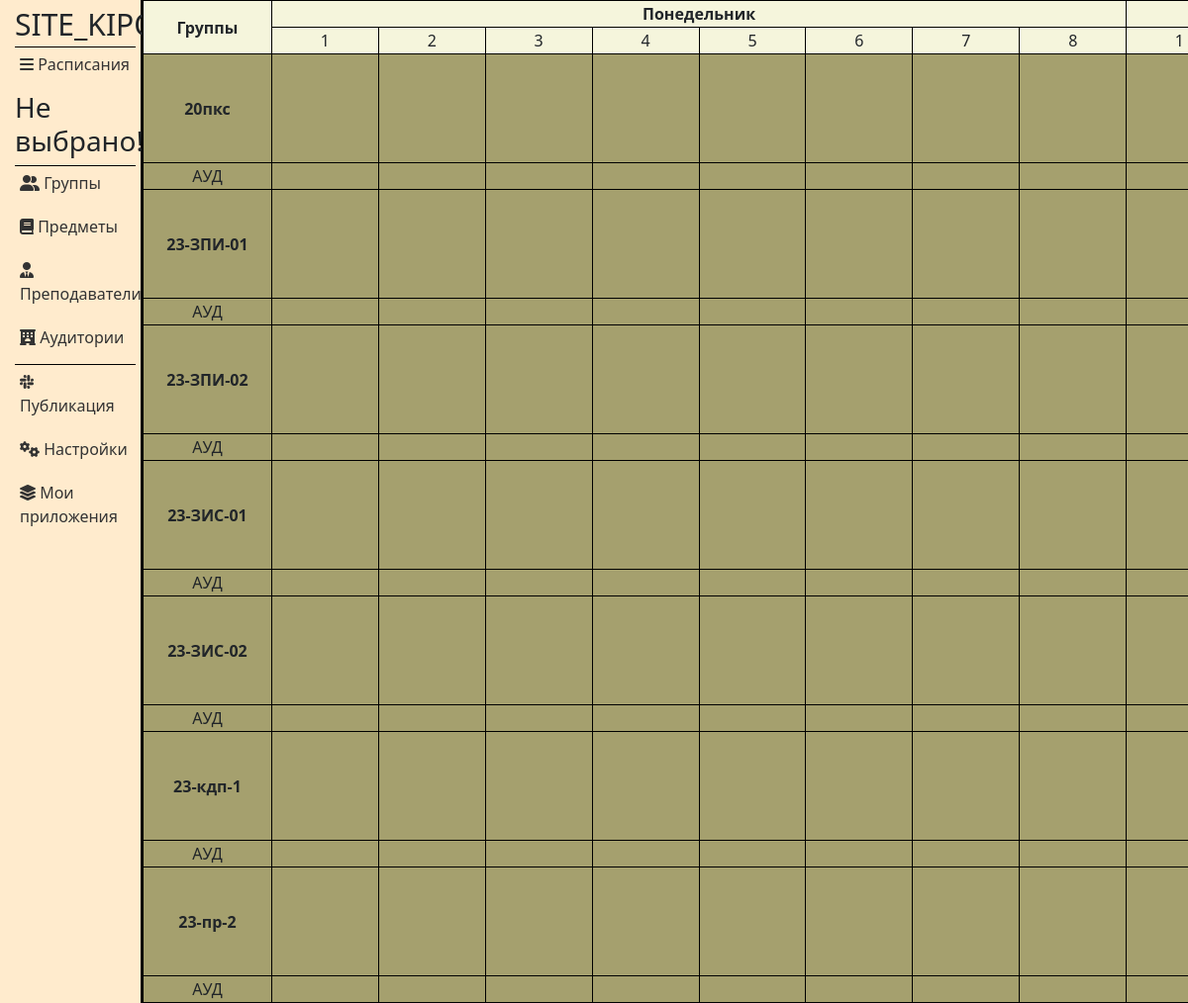
The page /applications/73/print/schedule/ on the database its author committed.
### applications/models.py (models this page shows, shortened)
class Groups(models.Model):
    title = models.CharField('Название', max_length=50)
    abbreviation = models.CharField('Сокращение', max_length=50)
    students_count = models.CharField('Количество учащихся', max_length=50)
    cabinets = models.CharField('Аудитории', max_length=50)
    color = models.CharField('Цвет', max_length=50)
    application_id = models.ForeignKey(Applications, on_delete=models.CASCADE, related_name='Groups')
    class Meta:
        verbose_name = 'Группа'
        verbose_name_plural = 'Группы'

### applications/views.py (the view)
def printSchedule(request, app_id):
    week_title = find_week_title(request)
    groups_from_db = Groups.objects.all()
    groups_data = {}
    for group in groups_from_db:
        group_schedule = [
            ' ' for _ in range(48)  # Создаем список из 48 пробелов логика заполнения
        ]
        groups_data[f'{group.title}'] = group_schedule
    les_range = range(1, 7)  # Создание диапазона от 1 до 6
    day_range = range(1, 9)  # Создание диапазона от 1 до 8
    data = {
        'days_in_week': 7 * 8,  # Количество дней в неделе
        'range_days': ['Понедельник', 'Вторник', 'Среда', 'Четверг', 'Пятница', 'Суббота'],  # Список дней недели
        'schedules': groups_data,
        'app_id': app_id,
        'title': week_title,
        'les_range': les_range,
        'day_range': day_range,
    }
    return render(request, 'applications/printSchedule.html', data)

### applications/views.py (called while the page is built)
def find_week_title(request):
    week_title = None
    if request.COOKIES.get('selectedElementId'):
        sched_id = request.COOKIES.get('selectedElementId')
        sched_instance = Schedules.objects.get(id=sched_id)
        week_title = sched_instance.title
    else:
        week_title = 'Не выбрано!'
    return week_title

### applications/templates/applications/printSchedule.html (shortened to what this page needs)
{% extends 'applications/layout.html' %}
{% load static %}
{% block styles %}
<link rel="stylesheet" href="{% static 'applications/css/print.css' %}">
{% endblock %}
{% block content %}
<div class="table-container">
<table>
    <tr>
        <th class="group_head" rowspan="2">Группы</th>
        {% for day in range_days %}
        <th colspan="8">{{ day }}</th>
        {% endfor %}
    </tr>
    <tr>
        {% for i in les_range %}
            {% for j in day_range %}
            <td class="less_count">{{ j }}</td>
            {% endfor %}
        {% endfor %}
    </tr>
    {% for group, schedule in schedules.items %}
    <tr>
        <td class="groupName">{{ group }}</td>
        {% for i in les_range %}
            {% for j in day_range %}
            <td class="cell w-{{ i }} d-{{ j }}">{{ entry }}</td>
            {% endfor %}
        {% endfor %}
    </tr>
    <tr>
        <td class="auditorium">АУД</td>
         {% for i in les_range %}
            {% for j in day_range %}
            <td class="auditorium_cell" id="cell w-{{ i }} d-{{ j }}" group="{{ group }}">{{ entry }}</td>
            {% endfor %}
        {% endfor %}
    </tr>
    {% endfor %}
</table>
    </div>
{% endblock %}

### applications/static/applications/css/main.css (style rules this page uses)
:root { --main-background: #a5a06e; --second-background: blanchedalmond; --border: black; --text: #333; --popup-background: rgba(0,0,0,0.8); --white: #fff3cd; --output-background-color: transparent; --table-border-color: black; }
html, body { height: 100%; margin: 0; padding: 0; }
body { display: flex; background-color: var(--main-background); }

### applications/static/applications/css/print.css (style rules this page uses)
.groupName { white-space: nowrap; font-size: 16px; font-weight: bold; }
.cell { height: 110px; white-space: nowrap; font-size: 16px; }
body, html { height: 100%; margin: 0; }
th { text-align: center; background: beige; }
th.week_head, th { border: 1px solid black; }
.table-container { width: 100%; overflow-x: auto; overflow-y: auto; }
table { text-align: center; width: auto; min-width: 500%; border-collapse: collapse; table-layout: fixed; height: 100%; }
td { border: 1px solid black; width: 150px; max-width: 150px; word-wrap: break-word; }
td.less_count { background: beige; }

### rows shown on the page
Groups: schedules "20пкс"
Groups: schedules "23-ЗПИ-01"
Groups: schedules "23-ЗПИ-02"
Groups: schedules "23-ЗИС-01"
Groups: schedules "23-ЗИС-02"
Groups: schedules "23-кдп-1"
Groups: schedules "23-пр-2"

### other values the page prints
{{ title }} "Не выбрано!"
{{ day }} "Понедельник"
{{ j }} "1" "2" "3" "4" "5" "6" "7" "8" "1"
